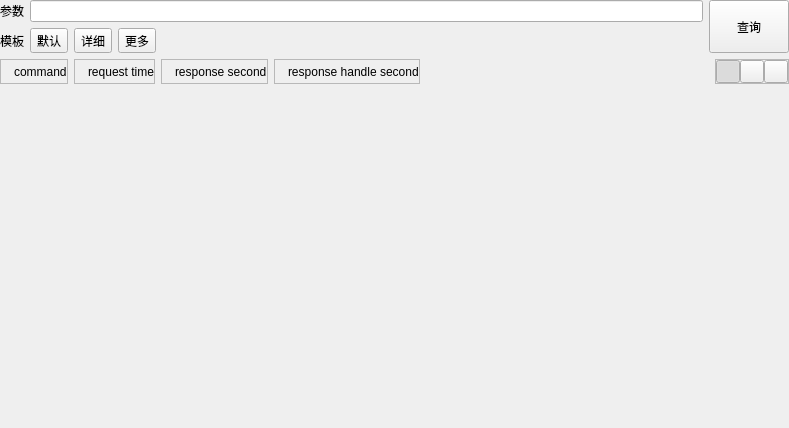
<?xml version="1.0" encoding="UTF-8"?>
<ui version="4.0">
 <class>LoadLevelerMonitor::Panels::QueryPanel</class>
 <widget class="QWidget" name="LoadLevelerMonitor::Panels::QueryPanel">
  <property name="geometry">
   <rect>
    <x>0</x>
    <y>0</y>
    <width>789</width>
    <height>428</height>
   </rect>
  </property>
  <property name="windowTitle">
   <string>Form</string>
  </property>
  <layout class="QGridLayout" name="gridLayout_4">
   <property name="leftMargin">
    <number>0</number>
   </property>
   <property name="topMargin">
    <number>0</number>
   </property>
   <property name="rightMargin">
    <number>0</number>
   </property>
   <property name="bottomMargin">
    <number>0</number>
   </property>
   <item row="1" column="0">
    <widget class="QWidget" name="view_area_header_widget" native="true">
     <layout class="QGridLayout" name="gridLayout_8">
      <property name="leftMargin">
       <number>0</number>
      </property>
      <property name="topMargin">
       <number>0</number>
      </property>
      <property name="rightMargin">
       <number>0</number>
      </property>
      <property name="bottomMargin">
       <number>0</number>
      </property>
      <property name="verticalSpacing">
       <number>0</number>
      </property>
      <item row="0" column="2">
       <widget class="QFrame" name="response_second_frame">
        <property name="frameShape">
         <enum>QFrame::StyledPanel</enum>
        </property>
        <property name="frameShadow">
         <enum>QFrame::Raised</enum>
        </property>
        <layout class="QGridLayout" name="gridLayout_7">
         <property name="leftMargin">
          <number>0</number>
         </property>
         <property name="topMargin">
          <number>0</number>
         </property>
         <property name="rightMargin">
          <number>0</number>
         </property>
         <property name="bottomMargin">
          <number>0</number>
         </property>
         <property name="verticalSpacing">
          <number>0</number>
         </property>
         <item row="0" column="0">
          <widget class="QLabel" name="response_second_icon_label">
           <property name="text">
            <string/>
           </property>
           <property name="pixmap">
            <pixmap resource="../loadleveler_monitor.qrc">:/loadleveler_monitor/images/clock_16.png</pixmap>
           </property>
          </widget>
         </item>
         <item row="0" column="1">
          <widget class="QLabel" name="response_second_label">
           <property name="toolTip">
            <string>response second</string>
           </property>
           <property name="text">
            <string>response second</string>
           </property>
          </widget>
         </item>
        </layout>
       </widget>
      </item>
      <item row="0" column="3">
       <widget class="QFrame" name="response_handle_second_frame">
        <property name="frameShape">
         <enum>QFrame::StyledPanel</enum>
        </property>
        <property name="frameShadow">
         <enum>QFrame::Raised</enum>
        </property>
        <layout class="QGridLayout" name="gridLayout">
         <property name="leftMargin">
          <number>0</number>
         </property>
         <property name="topMargin">
          <number>0</number>
         </property>
         <property name="rightMargin">
          <number>0</number>
         </property>
         <property name="bottomMargin">
          <number>0</number>
         </property>
         <item row="0" column="0">
          <widget class="QLabel" name="response_handle_second_icon_label">
           <property name="text">
            <string/>
           </property>
           <property name="pixmap">
            <pixmap resource="../loadleveler_monitor.qrc">:/loadleveler_monitor/images/response_handle_second@16x16.png</pixmap>
           </property>
          </widget>
         </item>
         <item row="0" column="1">
          <widget class="QLabel" name="response_handle_second_label">
           <property name="toolTip">
            <string>&lt;html&gt;
&lt;head/&gt;
&lt;body&gt;
&lt;p&gt;&lt;span style=&quot; font-weight:600;&quot;&gt;response handle second&lt;/span&gt;&lt;/p&gt;
&lt;p&gt;seconds of handling response.&lt;/p&gt;
&lt;/body&gt;
&lt;/html&gt;</string>
           </property>
           <property name="text">
            <string>response handle second</string>
           </property>
          </widget>
         </item>
        </layout>
       </widget>
      </item>
      <item row="0" column="5">
       <widget class="QFrame" name="style_group_frame">
        <property name="frameShape">
         <enum>QFrame::StyledPanel</enum>
        </property>
        <property name="frameShadow">
         <enum>QFrame::Raised</enum>
        </property>
        <layout class="QGridLayout" name="gridLayout_5">
         <property name="leftMargin">
          <number>0</number>
         </property>
         <property name="topMargin">
          <number>0</number>
         </property>
         <property name="rightMargin">
          <number>0</number>
         </property>
         <property name="bottomMargin">
          <number>0</number>
         </property>
         <property name="spacing">
          <number>0</number>
         </property>
         <item row="0" column="0">
          <widget class="QToolButton" name="table_style_button">
           <property name="toolTip">
            <string>表格</string>
           </property>
           <property name="text">
            <string/>
           </property>
           <property name="icon">
            <iconset resource="../loadleveler_monitor.qrc">
             <normaloff>:/loadleveler_monitor/images/table-style.png</normaloff>:/loadleveler_monitor/images/table-style.png</iconset>
           </property>
           <property name="checkable">
            <bool>true</bool>
           </property>
           <property name="checked">
            <bool>true</bool>
           </property>
          </widget>
         </item>
         <item row="0" column="1">
          <widget class="QToolButton" name="chart_style_button">
           <property name="toolTip">
            <string>图形</string>
           </property>
           <property name="text">
            <string/>
           </property>
           <property name="icon">
            <iconset resource="../loadleveler_monitor.qrc">
             <normaloff>:/loadleveler_monitor/images/chart-style.png</normaloff>:/loadleveler_monitor/images/chart-style.png</iconset>
           </property>
           <property name="checkable">
            <bool>true</bool>
           </property>
          </widget>
         </item>
         <item row="0" column="2">
          <widget class="QToolButton" name="text_style_button">
           <property name="toolTip">
            <string>文本</string>
           </property>
           <property name="text">
            <string/>
           </property>
           <property name="icon">
            <iconset resource="../loadleveler_monitor.qrc">
             <normaloff>:/loadleveler_monitor/images/text-style.png</normaloff>:/loadleveler_monitor/images/text-style.png</iconset>
           </property>
           <property name="checkable">
            <bool>true</bool>
           </property>
          </widget>
         </item>
        </layout>
       </widget>
      </item>
      <item row="0" column="0">
       <widget class="QFrame" name="query_command_frame">
        <property name="frameShape">
         <enum>QFrame::StyledPanel</enum>
        </property>
        <property name="frameShadow">
         <enum>QFrame::Raised</enum>
        </property>
        <layout class="QGridLayout" name="gridLayout_6">
         <property name="leftMargin">
          <number>0</number>
         </property>
         <property name="topMargin">
          <number>0</number>
         </property>
         <property name="rightMargin">
          <number>0</number>
         </property>
         <property name="bottomMargin">
          <number>0</number>
         </property>
         <property name="verticalSpacing">
          <number>0</number>
         </property>
         <item row="0" column="0">
          <widget class="QLabel" name="query_command_icon_label">
           <property name="text">
            <string/>
           </property>
           <property name="pixmap">
            <pixmap resource="../loadleveler_monitor.qrc">:/loadleveler_monitor/images/repo_16.png</pixmap>
           </property>
          </widget>
         </item>
         <item row="0" column="1">
          <widget class="QLabel" name="query_command_label">
           <property name="text">
            <string>command</string>
           </property>
          </widget>
         </item>
        </layout>
       </widget>
      </item>
      <item row="0" column="4">
       <spacer name="horizontalSpacer">
        <property name="orientation">
         <enum>Qt::Horizontal</enum>
        </property>
        <property name="sizeHint" stdset="0">
         <size>
          <width>559</width>
          <height>20</height>
         </size>
        </property>
       </spacer>
      </item>
      <item row="0" column="1">
       <widget class="QFrame" name="request_time_frame">
        <property name="toolTip">
         <string>request time</string>
        </property>
        <property name="frameShape">
         <enum>QFrame::StyledPanel</enum>
        </property>
        <property name="frameShadow">
         <enum>QFrame::Raised</enum>
        </property>
        <layout class="QGridLayout" name="gridLayout_2">
         <property name="leftMargin">
          <number>0</number>
         </property>
         <property name="topMargin">
          <number>0</number>
         </property>
         <property name="rightMargin">
          <number>0</number>
         </property>
         <property name="bottomMargin">
          <number>0</number>
         </property>
         <item row="0" column="0">
          <widget class="QLabel" name="request_time_icon_label">
           <property name="text">
            <string/>
           </property>
           <property name="pixmap">
            <pixmap resource="../loadleveler_monitor.qrc">:/loadleveler_monitor/images/request_time@16x16.png</pixmap>
           </property>
          </widget>
         </item>
         <item row="0" column="1">
          <widget class="QLabel" name="request_time_label">
           <property name="text">
            <string>request time</string>
           </property>
          </widget>
         </item>
        </layout>
       </widget>
      </item>
     </layout>
    </widget>
   </item>
   <item row="0" column="0">
    <layout class="QGridLayout" name="query_layout">
     <item row="0" column="0">
      <layout class="QHBoxLayout" name="horizontalLayout">
       <item>
        <widget class="QLabel" name="label_6">
         <property name="text">
          <string>参数</string>
         </property>
        </widget>
       </item>
       <item>
        <widget class="QLineEdit" name="argument_edit"/>
       </item>
      </layout>
     </item>
     <item row="0" column="1" rowspan="2">
      <widget class="QPushButton" name="query_button">
       <property name="sizePolicy">
        <sizepolicy hsizetype="Minimum" vsizetype="Expanding">
         <horstretch>0</horstretch>
         <verstretch>0</verstretch>
        </sizepolicy>
       </property>
       <property name="text">
        <string>查询</string>
       </property>
      </widget>
     </item>
     <item row="1" column="0">
      <layout class="QHBoxLayout" name="horizontalLayout_3">
       <item>
        <widget class="QLabel" name="label_9">
         <property name="text">
          <string>模板</string>
         </property>
        </widget>
       </item>
       <item>
        <layout class="QHBoxLayout" name="template_layout">
         <item>
          <widget class="QToolButton" name="default_template_button">
           <property name="minimumSize">
            <size>
             <width>0</width>
             <height>20</height>
            </size>
           </property>
           <property name="text">
            <string>默认</string>
           </property>
           <property name="checkable">
            <bool>true</bool>
           </property>
          </widget>
         </item>
         <item>
          <widget class="QToolButton" name="detail_template_button">
           <property name="minimumSize">
            <size>
             <width>0</width>
             <height>20</height>
            </size>
           </property>
           <property name="text">
            <string>详细</string>
           </property>
           <property name="checkable">
            <bool>true</bool>
           </property>
          </widget>
         </item>
         <item>
          <widget class="QToolButton" name="more_template_button">
           <property name="minimumSize">
            <size>
             <width>0</width>
             <height>20</height>
            </size>
           </property>
           <property name="text">
            <string>更多</string>
           </property>
           <property name="checkable">
            <bool>true</bool>
           </property>
          </widget>
         </item>
        </layout>
       </item>
       <item>
        <spacer name="horizontalSpacer_2">
         <property name="orientation">
          <enum>Qt::Horizontal</enum>
         </property>
         <property name="sizeHint" stdset="0">
          <size>
           <width>40</width>
           <height>20</height>
          </size>
         </property>
        </spacer>
       </item>
      </layout>
     </item>
    </layout>
   </item>
   <item row="2" column="0">
    <widget class="QStackedWidget" name="view_area_stacked_widget">
     <property name="currentIndex">
      <number>2</number>
     </property>
     <widget class="TableStylePage" name="table_style_page"/>
     <widget class="ChartStylePage" name="chart_style_page"/>
     <widget class="TextStylePage" name="text_sytel_page"/>
    </widget>
   </item>
  </layout>
  <action name="action_table_style">
   <property name="checkable">
    <bool>true</bool>
   </property>
   <property name="icon">
    <iconset resource="../loadleveler_monitor.qrc">
     <normaloff>:/loadleveler_monitor/images/table-style.png</normaloff>:/loadleveler_monitor/images/table-style.png</iconset>
   </property>
   <property name="text">
    <string>Table Style</string>
   </property>
   <property name="toolTip">
    <string>Table Style</string>
   </property>
  </action>
  <action name="action_chart_style">
   <property name="checkable">
    <bool>true</bool>
   </property>
   <property name="icon">
    <iconset resource="../loadleveler_monitor.qrc">
     <normaloff>:/loadleveler_monitor/images/chart-style.png</normaloff>:/loadleveler_monitor/images/chart-style.png</iconset>
   </property>
   <property name="text">
    <string>Chart Style</string>
   </property>
   <property name="toolTip">
    <string>Chart Style</string>
   </property>
  </action>
  <action name="action_text_style">
   <property name="checkable">
    <bool>true</bool>
   </property>
   <property name="icon">
    <iconset resource="../loadleveler_monitor.qrc">
     <normaloff>:/loadleveler_monitor/images/text-style.png</normaloff>:/loadleveler_monitor/images/text-style.png</iconset>
   </property>
   <property name="text">
    <string>Text Style</string>
   </property>
   <property name="toolTip">
    <string>Text Style</string>
   </property>
  </action>
  <action name="action_default_template">
   <property name="checkable">
    <bool>true</bool>
   </property>
   <property name="text">
    <string>默认</string>
   </property>
   <property name="toolTip">
    <string>default template</string>
   </property>
  </action>
  <action name="action_detail_template">
   <property name="checkable">
    <bool>true</bool>
   </property>
   <property name="text">
    <string>详细</string>
   </property>
   <property name="toolTip">
    <string>detial template</string>
   </property>
  </action>
  <action name="action_more_template">
   <property name="checkable">
    <bool>true</bool>
   </property>
   <property name="text">
    <string>更多</string>
   </property>
  </action>
 </widget>
 <customwidgets>
  <customwidget>
   <class>TextStylePage</class>
   <extends>QWidget</extends>
   <header>text_style_page.h</header>
   <container>1</container>
  </customwidget>
  <customwidget>
   <class>ChartStylePage</class>
   <extends>QWidget</extends>
   <header>chart_style_page.h</header>
   <container>1</container>
  </customwidget>
  <customwidget>
   <class>TableStylePage</class>
   <extends>QWidget</extends>
   <header>table_style_page.h</header>
   <container>1</container>
  </customwidget>
 </customwidgets>
 <resources>
  <include location="../loadleveler_monitor.qrc"/>
 </resources>
 <connections/>
</ui>
